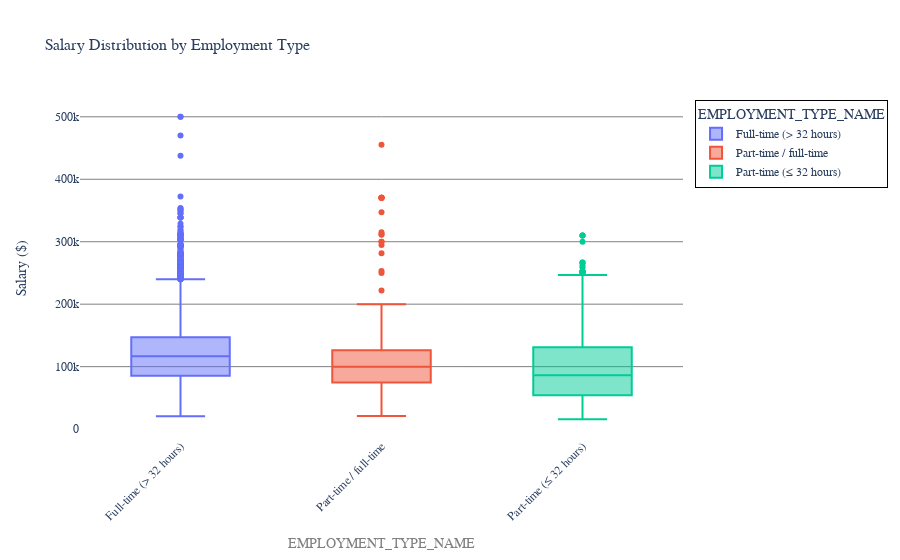

Source (notebook cell):
### Markdown cell above
# Salary Distribution by Employment Type
- Identify salary trends across different employment types.
- **Filter the dataset**
  - Remove records where **salary is missing or zero**.
- **Aggregate Data**
  - Group by **employment type** and compute salary distribution.
- **Visualize results**
  - Create a **box plot** where:
    - **X-axis** = `EMPLOYMENT_TYPE_NAME`
    - **Y-axis** = `SALARY_FROM`
  - Customize **colors, fonts, and styles** to avoid a **2.5-point deduction**.
- **Explanation:** Write two sentences about what the graph reveals.

### Code cell
filtered_df = df.filter((col("SALARY").isNotNull()) & (col("SALARY") > 0))
pdf = filtered_df.select("EMPLOYMENT_TYPE_NAME", "SALARY").toPandas()

boxplot = px.box(pdf, x="EMPLOYMENT_TYPE_NAME", y="SALARY",
             title="Salary Distribution by Employment Type",
             color="EMPLOYMENT_TYPE_NAME", 
             category_orders={"EMPLOYMENT_TYPE_NAME": ["Full-time (> 32 hours)", "Part-time / full-time", "Part-time (≤ 32 hours)"]})

boxplot.update_layout(
    plot_bgcolor='white', 
    font_family="Arial",
    title_font_size=16,
    font=dict(
        size=12
    ),
    legend=dict(
        title_font_family="Arial",
        title_font_size=14,
        x=1.02,
        y=1,
        bordercolor="Black",
        borderwidth=1
    )
)

boxplot.update_xaxes(title_font=dict(size=14, family='Arial', color='grey'), tickangle=-45)
boxplot.update_yaxes(title_text="Salary ($)", title_standoff=25, gridcolor='grey')

boxplot.show()
boxplot.write_image("_output/boxplot.svg")

### Figure 1 — Plotly figure (JSON) as saved in the notebook; plotly's stock layout.template omitted (floating-point values rounded to 4 significant figures; data arrays with more than 128 entries replaced by an {"elided": "..."} marker saying what was removed)
{"data": [{"alignmentgroup": "True", "hovertemplate": "EMPLOYMENT_TYPE_NAME=%{x}<br>SALARY=%{y}<extra></extra>", "legendgroup": "Full-time (> 32 hours)", "marker": {"color": "#636efa"}, "name": "Full-time (> 32 hours)", "notched": false, "offsetgroup": "Full-time (> 32 hours)", "orientation": "v", "showlegend": true, "type": "box", "x": {"elided": "29159 str values"}, "x0": " ", "xaxis": "x", "y": {"elided": "29159 int values"}, "y0": " ", "yaxis": "y"}, {"alignmentgroup": "True", "hovertemplate": "EMPLOYMENT_TYPE_NAME=%{x}<br>SALARY=%{y}<extra></extra>", "legendgroup": "Part-time / full-time", "marker": {"color": "#EF553B"}, "name": "Part-time / full-time", "notched": false, "offsetgroup": "Part-time / full-time", "orientation": "v", "showlegend": true, "type": "box", "x": {"elided": "621 str values"}, "x0": " ", "xaxis": "x", "y": {"elided": "621 int values"}, "y0": " ", "yaxis": "y"}, {"alignmentgroup": "True", "hovertemplate": "EMPLOYMENT_TYPE_NAME=%{x}<br>SALARY=%{y}<extra></extra>", "legendgroup": "Part-time (≤ 32 hours)", "marker": {"color": "#00cc96"}, "name": "Part-time (≤ 32 hours)", "notched": false, "offsetgroup": "Part-time (≤ 32 hours)", "orientation": "v", "showlegend": true, "type": "box", "x": {"elided": "1038 str values"}, "x0": " ", "xaxis": "x", "y": {"elided": "1038 int values"}, "y0": " ", "yaxis": "y"}], "layout": {"boxmode": "overlay", "font": {"family": "Arial", "size": 12}, "legend": {"bordercolor": "Black", "borderwidth": 1, "title": {"font": {"family": "Arial", "size": 14}, "text": "EMPLOYMENT_TYPE_NAME"}, "tracegroupgap": 0, "x": 1.02, "y": 1}, "plot_bgcolor": "white", "title": {"font": {"size": 16}, "text": "Salary Distribution by Employment Type"}, "xaxis": {"anchor": "y", "categoryarray": ["Full-time (> 32 hours)", "Part-time / full-time", "Part-time (≤ 32 hours)"], "categoryorder": "array", "domain": [0, 1], "tickangle": -45, "title": {"font": {"color": "grey", "family": "Arial", "size": 14}, "text": "EMPLOYMENT_TYPE_NAME"}}, "yaxis": {"anchor": "x", "domain": [0, 1], "gridcolor": "grey", "title": {"standoff": 25, "text": "Salary ($)"}}}}
